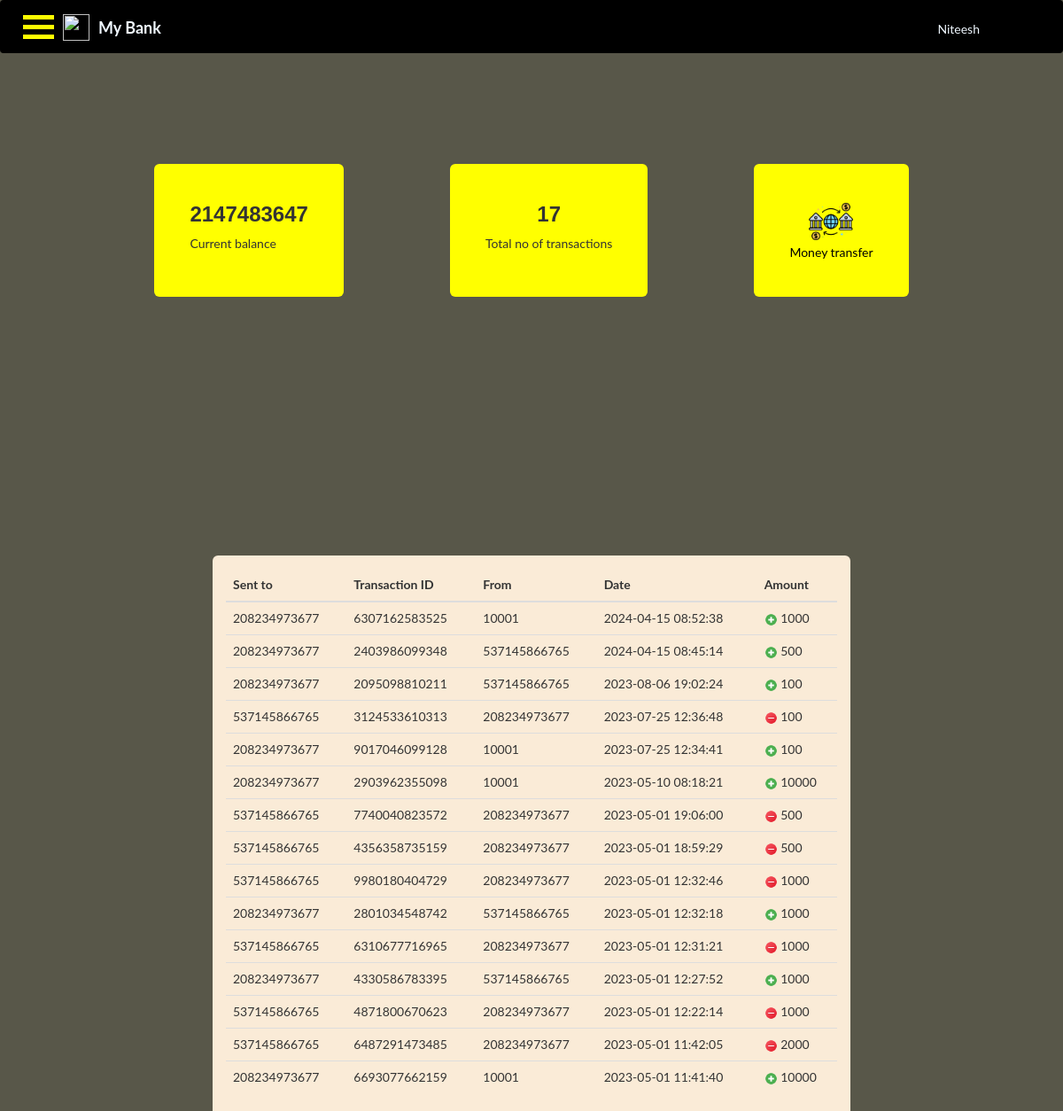
Page /userpage.php (signed in) on the committed database.
### tables this page shows
CREATE TABLE `user_application_table` (
  `account_number` bigint(20) UNSIGNED NOT NULL,
  `name` varchar(30) NOT NULL,
  `mobile_number` bigint(10) NOT NULL,
  `email` varchar(25) NOT NULL,
  `address` text NOT NULL,
  `dob` date NOT NULL,
  `password` varchar(20) NOT NULL,
  `account_bal` int(11) DEFAULT NULL,
  `no_of_transactions` int(11) DEFAULT NULL,
  `activate_flag` varchar(1) NOT NULL DEFAULT 'N'
);

CREATE TABLE `transaction_table` (
  `transaction_id` bigint(13) NOT NULL,
  `account_number` bigint(20) UNSIGNED NOT NULL,
  `amount` int(11) NOT NULL,
  `to_account_number` bigint(12) NOT NULL,
  `date_time` datetime NOT NULL
);

### userpage.php (the view, shortened to what this page needs)
<!DOCTYPE html>
<html lang="en">
<head>
    <link rel="stylesheet" href="https://maxcdn.bootstrapcdn.com/bootstrap/3.4.1/css/bootstrap.min.css">
</head>
<body>
    <?php
        $servername = "localhost";
        $username = "root";
        $password = "";
        $dbname = "online_banking";
        $conn = mysqli_connect($servername, $username, $password, $dbname);
        $account_number =  $_SESSION['account_number'];
        if (!$conn) {
        die("Connection failed: " . mysqli_connect_error());
        }
        else{
            $stmt = mysqli_prepare($conn, "SELECT * FROM transaction_table WHERE account_number = ? OR to_account_number = ? ORDER BY date_time DESC");
            mysqli_stmt_bind_param($stmt, "ii", $account_number, $account_number);
            mysqli_stmt_execute($stmt);
            $result = mysqli_stmt_get_result($stmt);
            $transactions = array();
            while ($row = mysqli_fetch_assoc($result)) {
                $to_account_number = $row['to_account_number'];
                $transaction_id = $row['transaction_id'];
                $from_acount_number = $row['account_number'];
                $date = $row['date_time'];
                $amount = $row['amount'];
                $transaction = array("transaction_id" => $transaction_id, "amount" => $amount, "date_time" => $date, "to_account_number" => $to_account_number, "account_number" => $from_acount_number);
                $transactions[] = $transaction;
            }
            $stmt = mysqli_prepare($conn, "SELECT * FROM user_application_table WHERE account_number = ?");
            mysqli_stmt_bind_param($stmt, "i", $account_number);
            mysqli_stmt_execute($stmt);
            $result_1 = mysqli_stmt_get_result($stmt);
            $row_1 = mysqli_fetch_assoc($result_1);
            $account_bal = $row_1['account_bal'];
            $no_of_transactions = $row_1['no_of_transactions'];
        }
    ?>
    <nav class="navbar navbar-light bg-light">
        <div class="navbar-brand" href="#">
            <div class="container" onclick="myFunction(this)">
                <div class="bar1"></div>
                <div class="bar2"></div>
                <div class="bar3"></div>
            </div>
            <img src="https://res.cloudinary.com/dwficcf7f/image/upload/v1681638409/mybank_tkz6wk.png" width="30"
                height="30" class="d-inline-block align-top" alt="" />
            <label class="bankName">My Bank</label>
            <div id="logoutDrp">
                <div class="btn btn-secondary dropdown-toggle" type="button" id="dropdownMenuButton"
                    data-toggle="dropdown" aria-haspopup="true" aria-expanded="false"><?php echo $_SESSION['name'] ?></div>
            </div>
        </div>
    </nav>
    <form action="" name="transaction-form">
        <div class="popupBody">
            <div class="popUp totalAmount">
                <label class="mainLabel" name="currentbalance"><?php echo $account_bal; ?></label>
                Current balance
            </div>
            <div class="popUp noofTransactions">
                <label class="mainLabel" name="no-of-transactions"><?php echo $no_of_transactions; ?></label>
                Total no of transactions
            </div>
            <a class="popUp accountTransfer" id="moneyTransferPopup">
                <div class="moneyTransfer"><img src="icons/transfer.png" alt="" class="trnsferIcon" /></div>
                Money transfer
            </a>
        </div>
    </form>
    <div class="transactionData">
        <table class="table table-dark" id="transaction-table-body">
            <thead>
                <tr>
                    <th scope="col">Sent to</th>
                    <th scope="col">Transaction ID</th>
                    <th scope="col">From</th>
                    <th scope="col">Date</th>
                    <th scope="col">Amount</th>
                </tr>
            </thead>
            <tbody>
            <?php foreach ($transactions as $transaction) { ?>
                <tr>
                    <td><?php echo $transaction['to_account_number']; ?></td>
                    <td><?php echo $transaction['transaction_id']; ?></td>
                    <td><?php echo $transaction['account_number']; ?></td>
                    <td><?php echo $transaction['date_time']; ?></td>
                    <td><?php if ($transaction['to_account_number'] == $account_number) { ?>
                            <img src="icons/plus_icon_green.png" class="transfer_icons">
                        <?php } else if ($transaction['account_number'] == $account_number) { ?>
                            <img src="icons/minus_icon_red.png" class="transfer_icons">
                        <?php } ?> <?php echo $transaction['amount']; ?></td>
                </tr>
            <?php } ?>
            </tbody>
        </table>
    </div>
</body>
</html>

### userpage.php (style rules this page uses)
.transactionData { position: absolute; top: 50%; left: 20%; width: 60%; background-color: antiquewhite; border-radius: 6px; padding: 15px; }
.popupBody { display: flex; justify-content: center; position: absolute; top: 10%; left: 5%; right: 5%; }
.popUp { padding: 40px; background-color: yellow; border-radius: 6px; margin: 60px; }
.mainLabel { display: flex; justify-content: center; size: 10px; font-size: x-large; font-weight: 800; font-family: 'Franklin Gothic Medium', 'Arial Narrow', Arial, sans-serif; }
.navbar { background-color: black; height: 60px; }
.bankName { position: absolute; top: 20px; left: 110px; color: aliceblue; }
.align-top { position: absolute; left: 70px; top: 15px; }
body { background-color: rgb(88, 87, 73); font-family: "Lato", sans-serif; }
.container { display: inline-block; cursor: pointer; position: absolute; left: 10px; top: 10px; }
.bar1, .bar2, .bar3 { width: 35px; height: 5px; background-color: yellow; margin: 6px 0; transition: 0.4s; }
.accountTransfer { list-style-type: none; cursor: pointer; color: black; }
#logoutDrp { color: aliceblue; position: absolute; right: 80px; top: 15px; }
.trnsferIcon { width: 50px; display: flex; justify-content: center; }
.moneyTransfer { display: flex; justify-content: center; }
.transfer_icons { width: 15px; height: 15px; }

### rows in the picture
user_application_table: account_bal "2147483647", no_of_transactions "17"
transaction_table: to_account_number "208234973677", transaction_id "6307162583525", account_number "10001", date_time "2024-04-15 08:52:38", amount "1000"
transaction_table: to_account_number "208234973677", transaction_id "2403986099348", account_number "537145866765", date_time "2024-04-15 08:45:14", amount "500"
transaction_table: to_account_number "208234973677", transaction_id "2095098810211", account_number "537145866765", date_time "2023-08-06 19:02:24", amount "100"
transaction_table: to_account_number "537145866765", transaction_id "3124533610313", account_number "208234973677", date_time "2023-07-25 12:36:48", amount "100"
transaction_table: to_account_number "208234973677", transaction_id "9017046099128", account_number "10001", date_time "2023-07-25 12:34:41", amount "100"
transaction_table: to_account_number "208234973677", transaction_id "2903962355098", account_number "10001", date_time "2023-05-10 08:18:21", amount "10000"
transaction_table: to_account_number "537145866765", transaction_id "7740040823572", account_number "208234973677", date_time "2023-05-01 19:06:00", amount "500"
transaction_table: to_account_number "537145866765", transaction_id "4356358735159", account_number "208234973677", date_time "2023-05-01 18:59:29", amount "500"
transaction_table: to_account_number "537145866765", transaction_id "9980180404729", account_number "208234973677", date_time "2023-05-01 12:32:46", amount "1000"
transaction_table: to_account_number "208234973677", transaction_id "2801034548742", account_number "537145866765", date_time "2023-05-01 12:32:18", amount "1000"
transaction_table: to_account_number "537145866765", transaction_id "6310677716965", account_number "208234973677", date_time "2023-05-01 12:31:21", amount "1000"
transaction_table: to_account_number "208234973677", transaction_id "4330586783395", account_number "537145866765", date_time "2023-05-01 12:27:52", amount "1000"
transaction_table: to_account_number "537145866765", transaction_id "4871800670623", account_number "208234973677", date_time "2023-05-01 12:22:14", amount "1000"
transaction_table: to_account_number "537145866765", transaction_id "6487291473485", account_number "208234973677", date_time "2023-05-01 11:42:05", amount "2000"
transaction_table: to_account_number "208234973677", transaction_id "6693077662159", account_number "10001", date_time "2023-05-01 11:41:40", amount "10000"

### other values in the picture
$_SESSION['name'] "Niteesh"
